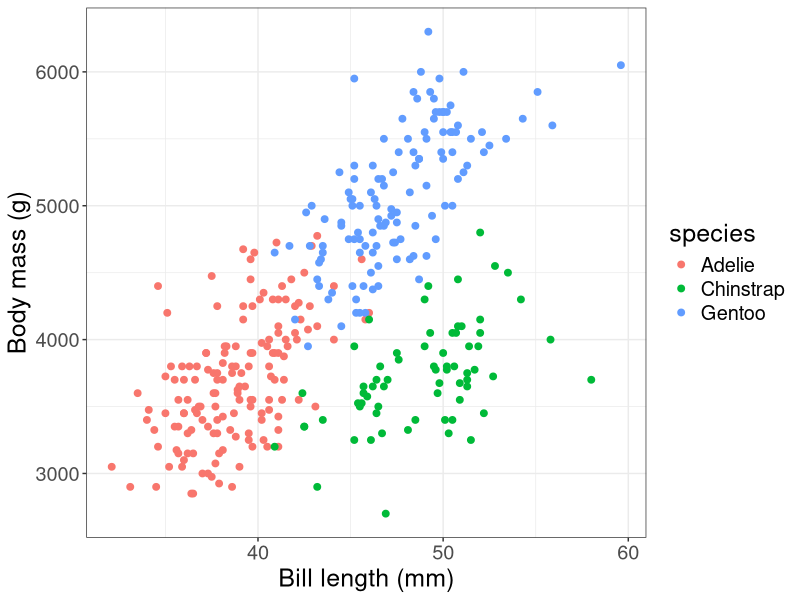
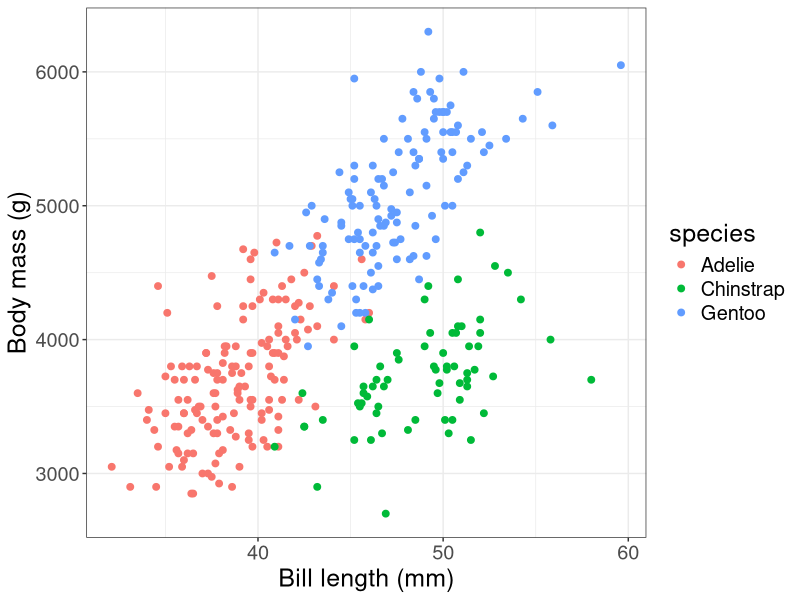

The R source for these figures, in order:
## ---- chunk 1
#| echo: true
library(tidyverse)
library(palmerpenguins)
options(repr.plot.width = 7, repr.plot.height = 5)
penguins_forcats <- penguins |>
                    mutate(species =fct_reorder(species, body_mass_g)) |>
                    ggplot(mapping = aes(x = bill_length_mm, 
                                      y = body_mass_g,
                                     colour = species)) +
    geom_point(size = 2) +
    xlab("Bill length (mm)") +
    ylab("Body mass (g)") +
    theme_bw() +
    theme(text = element_text(size = 18))
penguins_forcats
## ---- chunk 2

library(tidyverse)
library(palmerpenguins)
options(repr.plot.width = 7, repr.plot.height = 5)
penguins_forcats <- penguins |>
                    mutate(species =fct_reorder(species, body_mass_g)) |>
                    ggplot(mapping = aes(x = bill_length_mm, 
                                      y = body_mass_g,
                                     colour = species)) +
    geom_point(size = 2) +
    xlab("Bill length (mm)") +
    ylab("Body mass (g)") +
    theme_bw() +
    theme(text = element_text(size = 18))
penguins_forcats
